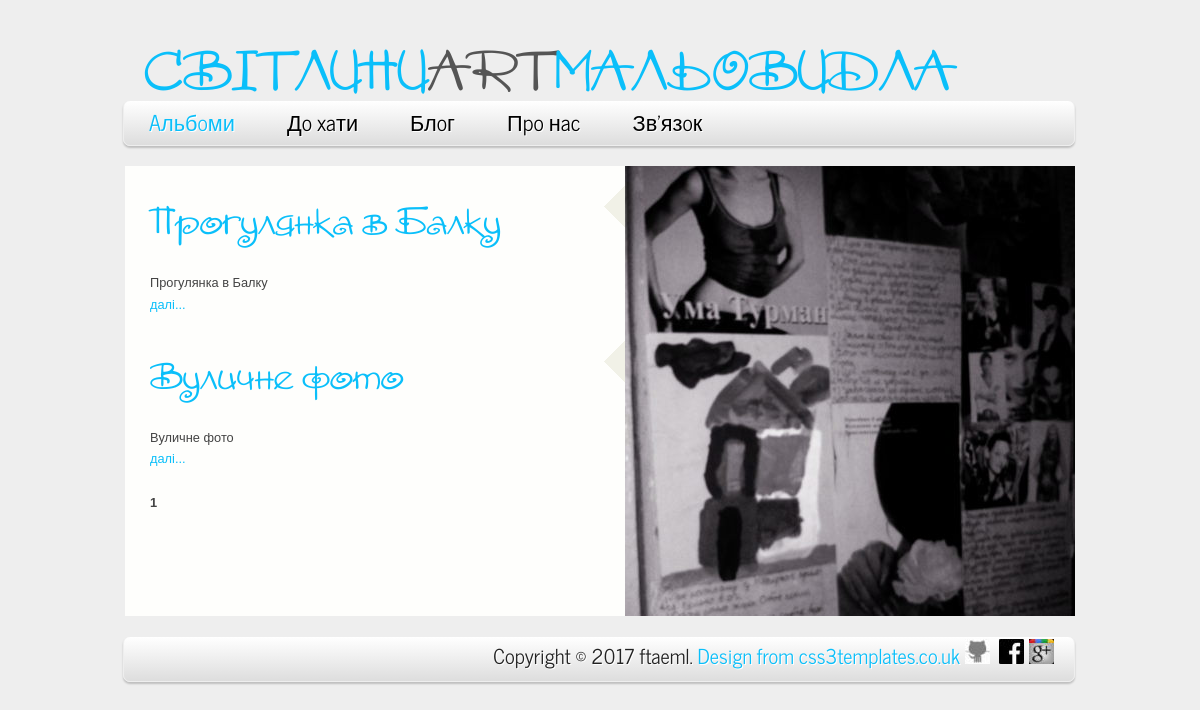
The page /albums/2 on the database its author committed.
### gallery/models.py (models this page shows, shortened)
class Album(models.Model):
    title = models.CharField(max_length=60)
    description = models.CharField(max_length=250)
    type = models.ForeignKey(Type)
    class Meta:
        verbose_name = "Альбом"
        verbose_name_plural = "Альбоми"

### gallery/views.py (the view)
# urls.py: url(r'^albums/(?P<id>\d+)?$', views.albums, name="albums"),
def albums(request, id=None):
    paint = Album.objects.filter(type_id=id)
    paginator = Paginator(paint, 3)
    page = request.GET.get('page')
    try:
        paint = paginator.page(page)
    except PageNotAnInteger:
        paint = paginator.page(1)
    except EmptyPage:
        paint = paginator.page(paginator.num_pages)
    context = {"paints": paint, "pn":page}
    return render(request, "gallery/albums.html", context)

### templates/gallery/albums.html (shortened to what this page needs)
{% extends "base.html" %}
{% load staticfiles %}
{% load i18n %}
    {% block menu %}
        {% include "menu.html" with is_albums=True %}
    {% endblock menu %}
{% block content %}
    <div id="site_content">
        <div id="left_content">
            <div id="blog_container">
                {% for p in paints %}
                    <h4 class="select"><a href="{% url "album" id=p.pk %}?page={{ albums.number }}">{{ p.title }}</a></h4>
                    <p>{{ p.description }}<a href="{% url "album" id=p.pk %}"></br>далі...</a></p>
                {% endfor %}
            </div>
            <div class="pageLink next">
                {% for num in paints.paginator.page_range %}
                    {% if num == paints.number %}
                        <span class="current"><b>{{ num }}</b></span>
                    {% else %}
                        <a href="?page={{ num }}"> {{ num }}</a>
                    {% endif %}
                {% endfor %}
            </div>
        </div>
        <div id="right_content">
            <img src="{% static "images/albums.jpg" %}" title="contact" alt="contact" /></p>
        </div>
    </div>
{% endblock %}

### static/css/style.css (style rules this page uses)
html { height: 100%; }
* { margin: 0; padding: 0; }
body { font: normal .80em arial, sans-serif; }
p { padding: 0 0 25px 0; line-height: 1.7em; }
img { border: 0; }
h1, h2, h3, h4, h5, h6 { font: normal 350% 'AmoreCTT', arial, sans-serif; margin: 0 0 5px 0; padding: 0; }
h4, h5, h6 { margin: 0; padding: 0 0 5px 0; font: normal 110% arial, sans-serif; line-height: 1.5em; }
a, a:hover { outline: none; text-decoration: none; }
#main, #header, #logo, #menubar, #site_content, #footer { margin-left: auto; margin-right: auto; }
#site_content { width: 950px; overflow: hidden; margin: 4px auto 0 auto; padding: 0; }
#left_content { float: left; text-align: justify; width: 444px; padding: 20px 0 5px 25px; margin: 0; }
#right_content { float: right; width: 450px; padding: 0; min-height: 450px; }
#right_content img { float: left; }
#blog_container h4 { font: normal 300% 'AmoreCTT', arial, sans-serif; margin: 0 0 15px 0; padding: 5px 0; }
#blog_container h4.select { width: 475px; }

### static/css/colour.css (style rules this page uses)
body { background: #EEE url(../images/light.png); color: #444; }
#site_content { background: #FEFEFC; }
#blog_container h4.select { background: url(../images/light_blog.png) no-repeat right top; }
a, a:hover, footer a, ul#nav li.selected a, ul#nav li a:hover, ul#nav ul li a:hover, ul#nav ul li a:focus, ul#nav li.selected ul a:hover, div.controls.portfolio_one a, div.controls.portfolio_two a:hover { color: #0ABFFA; }
h1, h3, h4, h5, a:hover, #logo h1, #logo h1 a:hover, .form_settings input, .form_settings textarea, #blog_container h4, ul#nav li.selected ul a { color: #555; }

### rows shown on the page
Album: title "Прогулянка в Балку", description "Прогулянка в Балку"
Album: title "Вуличне фото", description "Вуличне фото"

### other values the page prints
{{ num }} "1"
